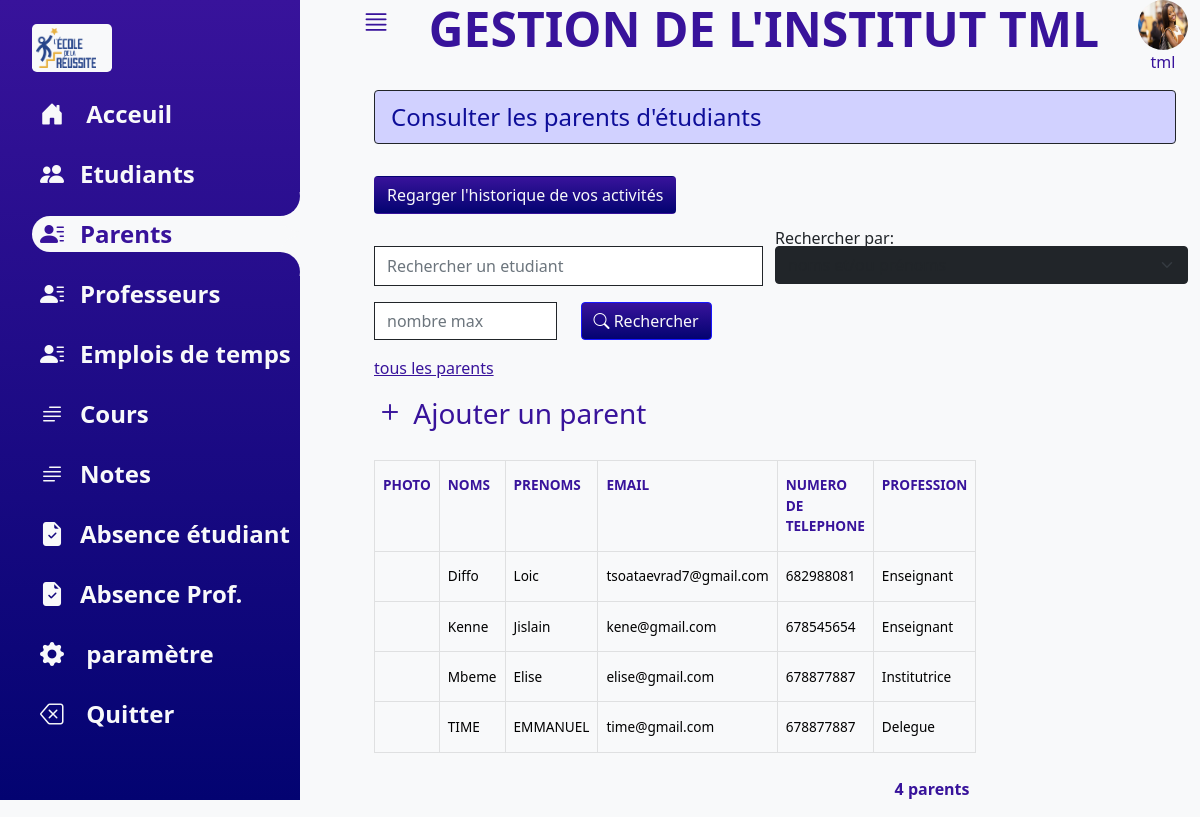
/direction/parent/liste_parent/ (signed in), run on the app's committed database.
### direction/models.py (models this page shows, shortened)
class Parent(models.Model):
	photo=models.ImageField(null=True, blank=True)
	noms=models.CharField(max_length=30)
	prenoms=models.CharField(max_length=30)
	email=models.EmailField(null=True, blank=True)
	date_naissance=models.DateField(null=True)
	nationalite=models.CharField(blank=True, max_length=30)
	numero_CNI=models.CharField(max_length=30)# A revoir
	profession_tuteur=models.CharField(max_length=20)
	numero_telephone=models.CharField( max_length=20, validators=[RegexValidator(
		regex=r"^(\+?\(?237\)?)?[ ]?6([ -/.]?(\d){2}){4}$", message="Mauvais format de numéro")])
	def get_absolute_url(self):
		from django.urls import reverse
		return reverse("direction:lire_parent", args=[self.pk])
	class Meta:
		verbose_name="Tuteur"
		verbose_name_plural="Tuteurs"

### direction/views.py (the view)
# urls.py: path("parent/liste_parent/", ListeParent.as_view(), name="liste_parent"),
class ListeParent(UserPassesTestMixin ,ListView):
    template_name="direction/liste-parent.html"
    model=Parent
    context_object_name="parents"
    def test_func(self):
        try:
            group=self.request.user.groups.get(name="secretaire etudiant")
            return True
        except:
            return False
    def get_context_data(self, **kwargs):
        context=super().get_context_data(**kwargs)
        context["option_search"]={"n":"noms et/ou prénoms",
                           "pr": "profession du tuteur", "m":"matricule de l'étudiant"}
        return context
    def get_queryset(self):
        try:
            nb=self.request.GET["nb"]
            nb=int(nb)
            if nb<1:
                nb=15
        except:
            nb=15
        try:
            searchBy=self.request.GET["search-by"]
            search=self.request.GET["search"]
            if searchBy=="n":
                return Parent.objects.filter(Q(noms__icontains=search) | Q(prenoms__icontains=search)).order_by("-pk")[:nb]
            if searchBy=="pr":
                return Parent.objects.filter(profession_tuteur__icontains=search).order_by("-pk")[:nb]
            if searchBy=="m":
                matricule=int(search)
                return Parent.objects.filter(etudiant__matricule=matricule).order_by("-pk")[:nb]
        except:
            return Parent.objects.all().order_by("-pk")[:nb]

### direction/context_processors.py (called while the page is built)
def getNamesGroupUser(request):
	namesGroup=[group.name for group in request.user.groups.all()]
	return {"names_group": namesGroup}

### direction/templates/direction/liste-parent.html (shortened to what this page needs)
{% extends "direction/base.html" %}
{% load static %}
{% block message %}
 <p class="fs-4 border border-dark py-2 px-3 alert alert-primary">
 Consulter les parents d'étudiants
 </p>
{% endblock %}
{% block content %}
{% include "direction/vertical-bar.html" with onglet=3 %}
<div class="my-3 ">
  <form action="{{request.path}}" method="get">
  <div class="  row " >
  <div class="col-12 col-sm-6 position-relative ">
      <input type="search" name="search" class="form-control" style="height:40px;" placeholder="Rechercher un etudiant">
  </div>
  <div class="col-12 col-sm-6  mt-4 mt-sm-0 p-0 position-relative " style="">
  <label class="label-form " for="recherche" id="label-search">Rechercher par:</label>
    <select class="form-select" name="search-by">
      {% for key, option in option_search.items %}
        <option value="{{key}}">{{option}}</option>
      {% endfor %}
    </select>
  </div>
  <div class="col-6 col-sm-3  mt-3" >
    <input type="number" name="nb" class="form-control" placeholder="nombre max" >
  </div>
  <div class="col-6 col-sm-3  py-0">
    <button type="submit"  class="btn btn-primary mt-3" id="search" value="Rechercher">
     <i class="bi bi-search text-white"></i> Rechercher </button>
  </div>
</div>
</form>
</div>
<div>
    <a href="{{request.path}}" class="violet"> tous les parents</a>
</div>
<div class="mt-2">
<a href="{% url 'direction:insertion_parent' choice=0  %}" class="text-decoration-none fs-3  violet"> <i class=" bi bi-plus violet fs-2"></i> Ajouter un parent</a>
</div>
<div class="row">
 <div class=" col-12 col-lg-9 overflow-auto">
  <table class="  table  table-light table-borderless table-hover table-bordered my-4 " id="table-list">
   <tr>
     <th class="text-uppercase violet fw-bold"> Photo</td>
     <th class="text-uppercase violet fw-bold"> Noms</td>
     <th class="text-uppercase violet fw-bold"> Prenoms</td>
     <th class="text-uppercase violet fw-bold"> Email</td>
     <th class="text-uppercase violet fw-bold"> Numero de telephone</td>
     <th class="text-uppercase violet fw-bold px-2"> Profession </td>
   </tr>
    {% for parent in parents %}
      <tr url="{{parent.get_absolute_url}}" class="item">
        <td>{{parent.photo}}</td>
        <td>{{parent.noms}}</td>
        <td>{{parent.prenoms}}</td>
        <td>{{parent.email}}</td>
        <td>{{parent.numero_telephone}}</td>
        <td>{{parent.profession_tuteur}}</td>
      </tr>
    {% empty %}
      <h3 class="text-center"> Aucun parent trouvé</h3>
    {% endfor %}
 </table>
 <div class="text-end row">
    <div class="col-6">
    </div>
    <div class="col-6">
       <p class="fw-bold violet" fs-2>{{parents.count}} parent{{parents.count|pluralize}}</p>
    </div>
 </div>
</div>
</div>
{% endblock %}

### direction/templates/direction/base.html (shortened to what this page needs)
{% load static %}
<!DOCTYPE html>
<html lang="fr" dir="ltr">
  <head>
    <link rel="stylesheet" type="text/css" href="{% static 'vitrine/css/style.css' %}">
    <link rel="stylesheet" type="text/css" href="{% static 'direction/css/direction-index.css' %}">
    <link rel="stylesheet" type="text/css" href="{% static 'vitrine/css/bootstrap-icons.css' %}">
  </head>
  <body>
    <div class="container-fluid bg-light">
      <div class="main active ">
        <div class=" top d-flex justify-content-between">
          <div class="menu" style="cursor:pointer;">
            <i class="bi bi-justify fs-3 "></i>
          </div>
          <div class="">
            <p class="text-uppercase display-5 fw-bold"> Gestion de l'institut TML </p>
          </div>
          <div class="">
            <img src="{% static 'vitrine/images/etudiante2.jpg' %}" class="rounded-circle d-block mx-auto" width="50px" height="50px" alt="">
            <p class="text-center"> {{user.username}}</p>
          </div>
        </div>
        <div class="container">
          <div class="">
              {% block message %}
              {% endblock %}
            <button type="button" class="btn my-3" name="button">Regarger l'historique de vos activités</button>
          </div>
          {% block content %}
          {% endblock %}
        </div>
      </div>
    </div>
  </body>
</html>

### direction/static/direction/css/direction-index.css (style rules this page uses)
:root { --violet-gradient:linear-gradient(rgba(56, 19, 155), rgba(3, 3, 113)); --violet:rgba(56, 19, 155); --white:#f8f9fa; }
.violet { color:var(--violet); }
.main { padding-left:130px; width:100%; transition: .5s; min-height: 100vh; }
.main .top { color:var(--violet); }
.main.active { padding-left: 350px; }
.main .container button { background: var(--violet); background-image: var(--violet-gradient); color:var(--white); }
table tr th, table tr td { font-size: .85rem; }
#search { margin-top:0; white-space: nowrap; }
#label-search { position:absolute; top:-20px; }

### data on the page
Parent: noms "Diffo", prenoms "Loic", email "tsoataevrad7@gmail.com", numero_telephone "682988081", profession_tuteur "Enseignant"
Parent: noms "Kenne", prenoms "Jislain", email "kene@gmail.com", numero_telephone "678545654", profession_tuteur "Enseignant"
Parent: noms "Mbeme", prenoms "Elise", email "elise@gmail.com", numero_telephone "678877887", profession_tuteur "Institutrice"
Parent: noms "TIME", prenoms "EMMANUEL", email "time@gmail.com", numero_telephone "678877887", profession_tuteur "Delegue"

### other printed values
{{ user.username }} "tml"
{{ parents.count }} "4"
form field search-by "noms et/ou prénoms"
